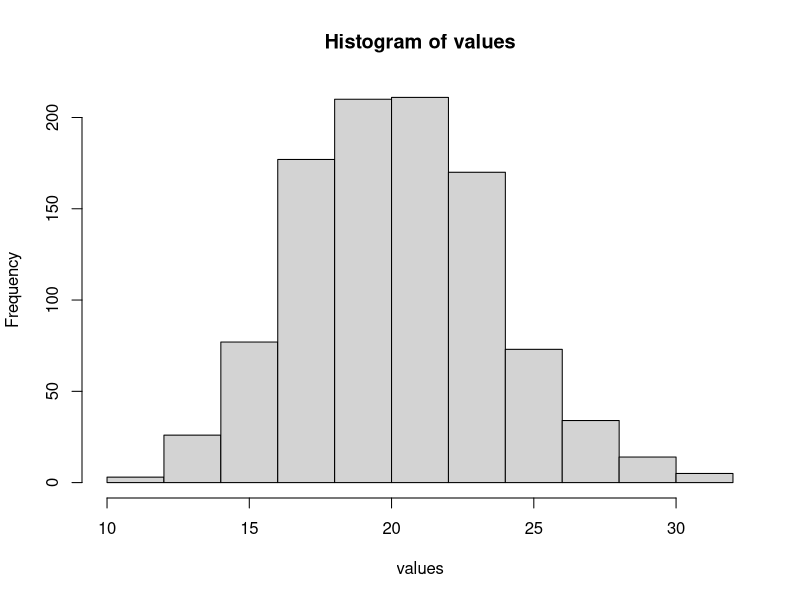
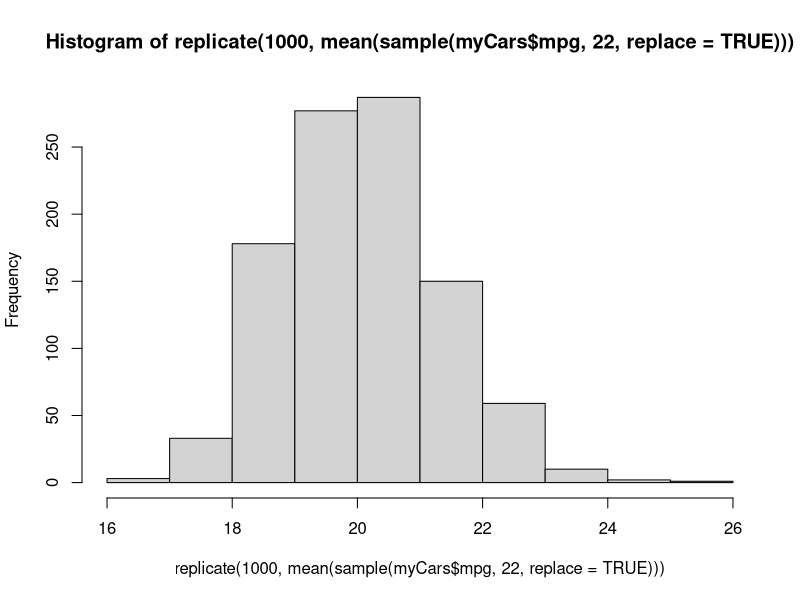

Generate these figures, in order, with R:
## ---- chunk 1
# Rutwik Ghag
## ---- chunk 2
# 1. I did this homework by myself, with help from the book and the professor.
## ---- chunk 3
vectorStats <- function(series) {
  min_series <- c(min(series))
  mean_series <- c(mean(series))
  max_series <- c(max(series))
  return(data.frame(min_series,mean_series, max_series))
}
## ---- chunk 4
vectorStats(1:10)
## ---- chunk 5
vectorStats <- function(series) {
  min_series <- c(min(series))
  mean_series <- c(mean(series))
  max_series <- c(max(series))
  median_series <- c(median(series))
  sd_series <- c(sd(series))
  return(data.frame(min_series,mean_series, max_series, median_series, sd_series))
}
## ---- chunk 6
vectorStats(1:10)
## ---- chunk 7
myCars <- mtcars
## ---- chunk 8
head(myCars)
tail(myCars)

# The attributes in the table are miles per gallon, number of cylinders,
# displacement, gross horsepower, rear axle ratio, weight in 1000lbs, 1/4th mile time,
# engine shape, transmission mode, number of forward gears and carburetors
## ---- chunk 9
sample(myCars$mpg, 3, replace = FALSE)
## ---- chunk 10
vectorStats(sample(myCars$mpg, 3, replace = FALSE))$mean_series
mean(sample(myCars$mpg, 3, replace = FALSE))

#Since we have not set a seed value, the numbers will be picked at random teh second time too so the numbers will be random and hence have a very low probability of being the same
## ---- chunk 11
replicate(10, mean(sample(myCars$mpg, 3, replace = TRUE)))
## ---- chunk 12
# Since the sample function picks 3 numbers at random, there is a very low probability that the numbers will be the same, hence the mean is different too. 
## ---- chunk 13
values <- replicate(1000, mean(sample(myCars$mpg, 3, replace = TRUE)))
## ---- chunk 14
hist(values)
## ---- chunk 15
hist(replicate(1000, mean(sample(myCars$mpg, 22, replace = TRUE))))
## ---- chunk 16
#As we take a larger number of observations in the second histogram, naturally the numbers are closer to the mean, showing more of a bell curve distribution. 
